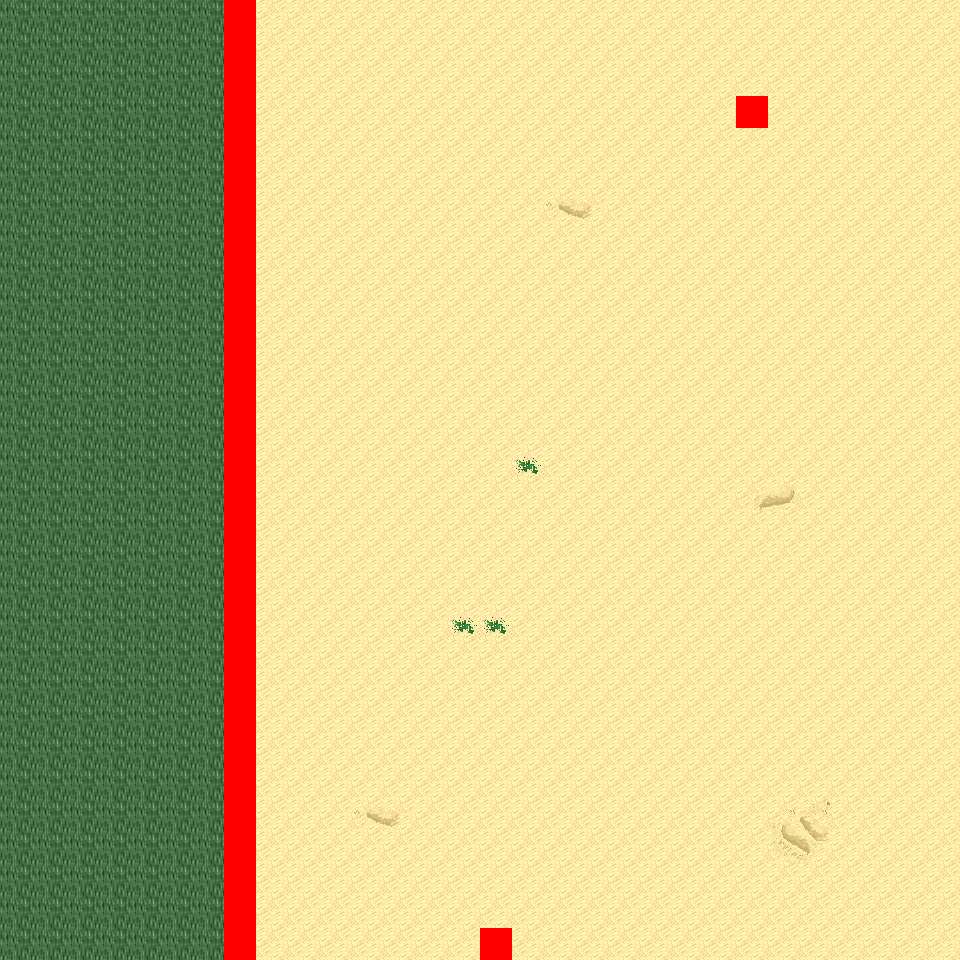

The image is a tile-based game level rendered from a .tmx file. Its description and source (layers, tilesets, objects; grid data summarised) follow:
An orthogonal 30x30 tile map with 32x32 px tiles, 6 tile layers (Ground, Object, Object2, Above, ...), 12 tilesets and 4 objects (4x mapExit).

<map version="1.0" orientation="orthogonal" renderorder="right-down" width="30" height="30" tilewidth="32" tileheight="32" nextobjectid="5">
  <tileset firstgid="1" name="tileset_logic_collision" tilewidth="32" tileheight="32" tilecount="1" columns="1">
    <image source="../drawable/tileset_logic_collision.png" width="32" height="32" />
  </tileset>
  <tileset firstgid="2" name="tileset_ground_ground" tilewidth="32" tileheight="32" tilecount="33" columns="3">
    <image source="../drawable/tileset_ground_ground.png" width="96" height="352" />
  </tileset>
  <tileset firstgid="35" name="tileset_ground_ridge_earth_pale" tilewidth="32" tileheight="32" tilecount="96" columns="12">
    <image source="../drawable/tileset_ground_ridge_earth_pale.png" width="384" height="256" />
  </tileset>
  <tileset firstgid="131" name="tileset_ground_ridge_earth_dark" tilewidth="32" tileheight="32" tilecount="96" columns="12">
    <image source="../drawable/tileset_ground_ridge_earth_dark.png" width="384" height="256" />
  </tileset>
  <tileset firstgid="227" name="tileset_terrain_desert" tilewidth="32" tileheight="32" tilecount="88" columns="8">
    <image source="../drawable/tileset_terrain_desert.png" width="256" height="352" />
  </tileset>
  <tileset firstgid="315" name="tileset_ground_sand_2" tilewidth="32" tileheight="32" tilecount="15" columns="5">
    <image source="../drawable/tileset_ground_sand_2.png" width="160" height="96" />
  </tileset>
  <tileset firstgid="330" name="tileset_plant_tree_evergreen" tilewidth="32" tileheight="32" tilecount="36" columns="3">
    <image source="../drawable/tileset_plant_tree_evergreen.png" width="96" height="384" />
  </tileset>
  <tileset firstgid="366" name="tileset_plant_cactus_2" tilewidth="32" tileheight="32" tilecount="10" columns="5">
    <image source="../drawable/tileset_plant_cactus_2.png" width="160" height="64" />
  </tileset>
  <tileset firstgid="376" name="tileset_plant_cactus" tilewidth="32" tileheight="32" tilecount="2" columns="1">
    <image source="../drawable/tileset_plant_cactus.png" width="32" height="64" />
  </tileset>
  <tileset firstgid="378" name="tileset_plant_bush_various_small" tilewidth="32" tileheight="32" tilecount="9" columns="3">
    <image source="../drawable/tileset_plant_bush_various_small.png" width="96" height="96" />
  </tileset>
  <tileset firstgid="387" name="tileset_plant_tree_tree_green" tilewidth="32" tileheight="32" tilecount="80" columns="8">
    <image source="../drawable/tileset_plant_tree_tree_green.png" width="256" height="352" />
  </tileset>
  <tileset firstgid="467" name="tileset_building_fence_fence_chunky" tilewidth="32" tileheight="32" tilecount="21" columns="3">
    <image source="../drawable/tileset_building_fence_fence_chunky.png" width="96" height="224" />
  </tileset>
  <layer name="Ground" width="30" height="30">
    <data>[900 cells, 900 non-empty, 12 distinct tile ids]</data>
  </layer>
  <layer name="Object" width="30" height="30">
    <data>[900 cells, 31 non-empty, 2 distinct tile ids]</data>
  </layer>
  <layer name="Object2" width="30" height="30">
    <data>[900 cells, 0 non-empty, 0 distinct tile ids]</data>
  </layer>
  <layer name="Above" width="30" height="30">
    <data>[900 cells, 0 non-empty, 0 distinct tile ids]</data>
  </layer>
  <layer name="Above2" width="30" height="30">
    <data>[900 cells, 0 non-empty, 0 distinct tile ids]</data>
  </layer>
  <layer name="Walkable" width="30" height="30">
    <data>[900 cells, 32 non-empty, 1 distinct tile ids]</data>
  </layer>
  <objectgroup name="MapEvents">
    <object id="1" name="south" type="mapExit" x="0" y="928" width="224" height="32">
      <properties>
        <property name="map" value="level_0_x55_y111" />
        <property name="x" value="0" />
        <property name="y" value="1" />
      </properties>
    </object>
    <object id="2" name="south2" type="mapExit" x="256" y="928" width="224" height="32">
      <properties>
        <property name="map" value="level_0_x55_y111" />
        <property name="x" value="8" />
        <property name="y" value="1" />
      </properties>
    </object>
    <object id="3" name="south3" type="mapExit" x="512" y="928" width="448" height="32">
      <properties>
        <property name="map" value="level_0_x55_y111" />
        <property name="x" value="16" />
        <property name="y" value="1" />
      </properties>
    </object>
    <object id="4" name="west" type="mapExit" x="0" y="0" width="32" height="960">
      <properties>
        <property name="map" value="level_0_x54_y110" />
        <property name="x" value="28" />
        <property name="y" value="0" />
      </properties>
    </object>
  </objectgroup>
</map>
